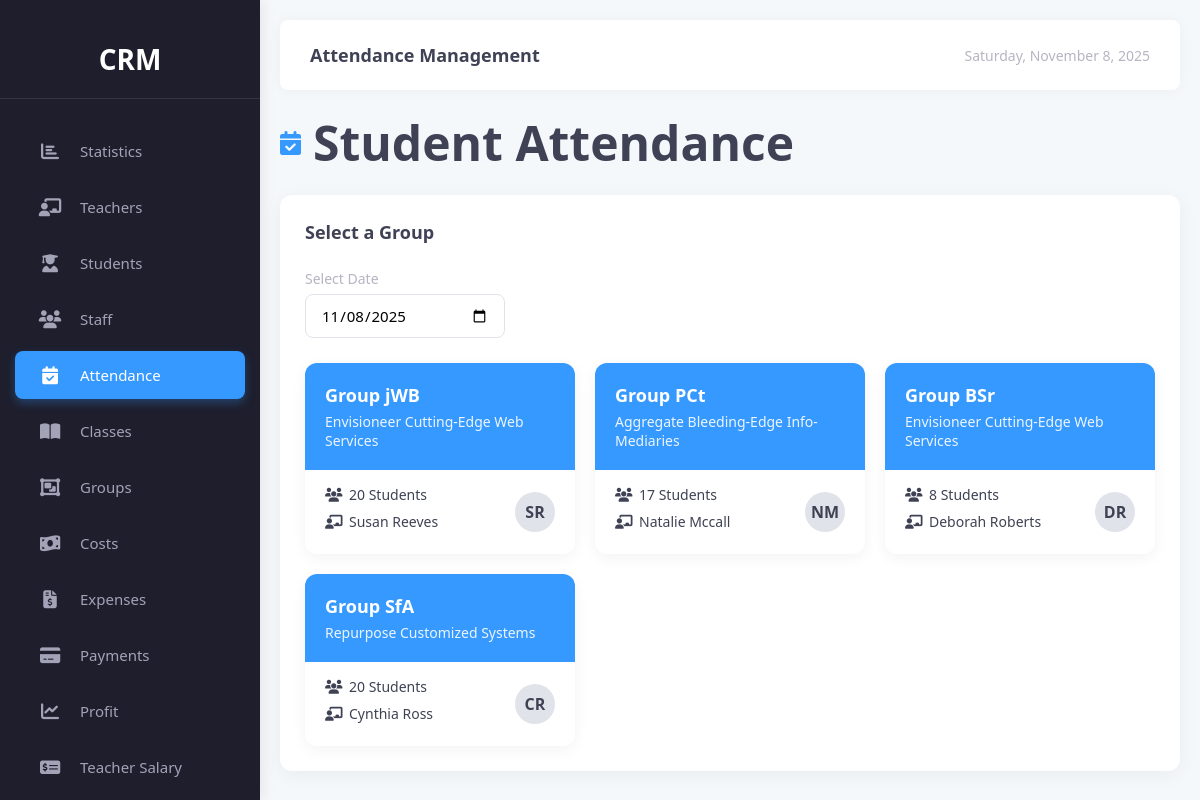
The page /attendance/ on the database its author committed.
### classes/models.py (models this page shows, shortened)
class Group(models.Model):
    STATUS_CHOICES = [
        (1, "Active"),
        (2, "Completed"),
        (3, "Closed"),
        (4, "On hold"),
    ]
    name = models.CharField(max_length=255)
    teacher = models.ForeignKey(Teacher, on_delete=models.PROTECT, null=True)
    student = models.ManyToManyField(Student, related_name="student_group")
    classes = models.ForeignKey(Class, on_delete=models.PROTECT, null=True)
    start_at = models.DateTimeField()
    end_at = models.DateTimeField()
    lesson_per_week = models.SmallIntegerField()
    status = models.SmallIntegerField(choices=STATUS_CHOICES)

class Class(models.Model):
    STATUS_CHOICES = [
        (1, "Active"),
        (2, "Inactive"),
    ]
    title = models.CharField(max_length=255)
    cost_per_month = models.BigIntegerField()
    duration_per_lesson = models.TimeField()
    length = models.CharField(max_length=150)
    description = models.TextField()
    status = models.SmallIntegerField(choices=STATUS_CHOICES, default=1)

### teacher/models.py (models this page shows, shortened)
class Teacher(models.Model):
    STATUS_CHOICES = [
        (1, "Working"),
        (2, "On holiday"),
        (3, "Fired"),
        (4, "Sick"),
        (5, "Not working"),
    ]
    first_name = models.CharField(max_length=150)
    last_name = models.CharField(max_length=150)
    age = models.SmallIntegerField()
    phone_number = models.CharField(max_length=150)
    email = models.EmailField()
    address = models.TextField()
    fixed_salary = models.BooleanField(default=True)
    salary = models.BigIntegerField()
    percentage = models.SmallIntegerField(default=0)
    status = models.SmallIntegerField(choices=STATUS_CHOICES, default=1)

### views/attendance/views.py (the view)
# urls.py: path('', views.attendance_view, name='attendance'),
def attendance_view(request):
    date_str = request.GET.get('date', timezone.now().strftime('%Y-%m-%d'))
    selected_date = datetime.strptime(date_str, '%Y-%m-%d').date()
    groups = Group.objects.filter(status=1).prefetch_related('student', 'classes', 'teacher')
    context = {
        'current_date': selected_date,
        'groups': groups,
        'date': date_str
    }
    return render(request, 'attendance.html', context)

### templates/attendance.html (shortened to what this page needs)
<!DOCTYPE html>
<html lang="en">
<head>
    <link rel="stylesheet" href="https://cdnjs.cloudflare.com/ajax/libs/font-awesome/6.4.0/css/all.min.css">
</head>
<body>
    <div class="sidebar">
        <div class="logo">
            <span>CRM</span>
        </div>
        <div class="nav-links">
            <a href="{% url 'statistic' %}" class="nav-item">
                <i class="fas fa-chart-bar"></i>
                <span class="nav-text">Statistics</span>
            </a>
            <a href="{% url 'teacher' %}" class="nav-item">
                <i class="fas fa-chalkboard-teacher"></i>
                <span class="nav-text">Teachers</span>
            </a>
            <a href="{% url 'students_list' %}" class="nav-item">
                <i class="fas fa-user-graduate"></i>
                <span class="nav-text">Students</span>
            </a>
            <a href="{% url 'staff_list' %}" class="nav-item">
                <i class="fas fa-users"></i>
                <span class="nav-text">Staff</span>
            </a>
            <a href="{% url 'attendance' %}" class="nav-item active">
                <i class="fas fa-calendar-check"></i>
                <span class="nav-text">Attendance</span>
            </a>
            <a href="{% url 'classes' %}" class="nav-item">
                <i class="fas fa-book-open"></i>
                <span class="nav-text">Classes</span>
            </a>
            <a href="{% url 'group_management' %}" class="nav-item">
                <i class="fas fa-object-group"></i>
                <span class="nav-text">Groups</span>
            </a>
            <a href="{% url 'costs_management' %}" class="nav-item">
                <i class="fas fa-money-bill-wave"></i>
                <span class="nav-text">Costs</span>
            </a>
            <a href="{% url 'expense_management' %}" class="nav-item">
                <i class="fas fa-file-invoice-dollar"></i>
                <span class="nav-text">Expenses</span>
            </a>
            <a href="{% url 'payment_management' %}" class="nav-item">
                <i class="fas fa-credit-card"></i>
                <span class="nav-text">Payments</span>
            </a>
            <a href="{% url 'profit_analysis' %}" class="nav-item">
                <i class="fas fa-chart-line"></i>
                <span class="nav-text">Profit</span>
            </a>
            <a href="{% url 'teacher_salary' %}" class="nav-item">
                <i class="fas fa-money-check-alt"></i>
                <span class="nav-text">Teacher Salary</span>
            </a>
        </div>
    </div>
    <div class="main-content">
        <div class="content-header">
            <div class="welcome-text">Attendance Management</div>
            <div class="date-display" id="currentDateDisplay">
                {% now "l, F j, Y" %}
            </div>
        </div>
        <div class="page-title">
            <i class="fas fa-calendar-check"></i>
            <h1>Student Attendance</h1>
        </div>
        <div class="attendance-container">
            <div class="card">
                <div class="card-header">
                    <div class="card-title" id="sectionTitle">
                        {% if current_group_id %}Group Attendance{% else %}Select a Group{% endif %}
                    </div>
                </div>
                <form method="post" action="{% if current_group_id %}{% url 'group_attendance' group_id=current_group_id date=date %}{% else %}{% url 'attendance' %}{% endif %}">
                    <div class="controls-container">
                        <div class="date-controls">
                            <div class="date-control">
                                <label for="datePicker">Select Date</label>
                                <input type="date" id="datePicker" name="date" value="{{ date }}">
                            </div>
                        </div>
                    </div>
                    <div id="groupsSection" {% if group %}style="display: none;"{% endif %}>
                        <div class="group-grid" id="groupsGrid">
                            {% for g in groups %}
                            <a href="{% url 'group_attendance' group_id=g.id date=date %}" class="group-card">
                                <div class="group-card-header">
                                    <div class="group-name">{{ g.name }}</div>
                                    <div class="group-subject">{{ g.classes.title }}</div>
                                </div>
                                <div class="group-card-body">
                                    <div class="group-stats">
                                        <div class="stat-item">
                                            <i class="fas fa-users"></i>
                                            <span>{{ g.student.count }} Students</span>
                                        </div>
                                        <div class="stat-item">
                                            <i class="fas fa-chalkboard-teacher"></i>
                                            <span>{{ g.teacher.first_name }} {{ g.teacher.last_name }}</span>
                                        </div>
                                    </div>
                                    <div class="group-teacher">
                                        <div class="teacher-avatar">
                                            {{ g.teacher.first_name|first }}{{ g.teacher.last_name|first }}
                                        </div>
                                    </div>
                                </div>
                            </a>
                            {% endfor %}
                        </div>
                    </div>
                </form>
            </div>
        </div>
    </div>
</body>
</html>

### templates/attendance.html (style rules this page uses)
* { margin: 0; padding: 0; box-sizing: border-box; font-family: 'Segoe UI', Tahoma, Geneva, Verdana, sans-serif; }
:root { --sidebar-width: 260px; --sidebar-bg: #1e1e2d; --sidebar-hover: #2a2a3c; --sidebar-active: #3699ff; --sidebar-text: #a2a3b7; --main-bg: #f5f8fa; --header-height: 70px; --transition: all 0.3s ease; --card-bg: #ffffff; --primary: #3699ff; --secondary: #8950fc; --success: #1bc5bd; --warning: #ffa800; --danger: #f64e60; --text-primary: #3f4254; --text-secondary: #b5b5c3; --present: #1bc5bd; --absent: #f64e60; --late: #ffa800; --excused: #8950fc; }
a { text-decoration: none; color: inherit; }
body { display: flex; background-color: var(--main-bg); height: 100vh; overflow: hidden; color: var(--text-primary); }
.sidebar { width: var(--sidebar-width); background: var(--sidebar-bg); height: 100vh; padding: 20px 0; transition: var(--transition); box-shadow: 0 0 15px rgba(0, 0, 0, 0.1); display: flex; flex-direction: column; z-index: 100; }
.logo { color: white; font-size: 28px; font-weight: 700; text-align: center; padding: 20px 0; margin-bottom: 20px; border-bottom: 1px solid rgba(255, 255, 255, 0.1); }
.nav-links { flex: 1; overflow-y: auto; padding: 0 15px; }
.nav-item { display: flex; align-items: center; padding: 14px 20px; margin: 8px 0; border-radius: 8px; color: var(--sidebar-text); text-decoration: none; transition: var(--transition); cursor: pointer; }
.nav-item.active { background: var(--sidebar-active); color: white; box-shadow: 0 4px 10px rgba(54, 153, 255, 0.3); }
.nav-item i { font-size: 18px; width: 30px; margin-right: 15px; text-align: center; }
.nav-text { font-size: 15px; font-weight: 500; }
.main-content { flex: 1; height: 100vh; overflow: auto; position: relative; padding: 20px; }
.content-header { height: var(--header-height); background: white; box-shadow: 0 1px 15px rgba(0, 0, 0, 0.04); padding: 0 30px; display: flex; align-items: center; justify-content: space-between; border-radius: 8px; margin-bottom: 20px; }
.welcome-text { font-size: 18px; color: var(--text-primary); font-weight: 600; }
.date-display { color: var(--text-secondary); font-size: 14px; }
.page-title { font-size: 24px; color: var(--text-primary); margin-bottom: 20px; display: flex; align-items: center; }
.page-title i { margin-right: 12px; color: var(--primary); }
.attendance-container { display: flex; flex-direction: column; gap: 20px; }
.card { background: var(--card-bg); border-radius: 12px; padding: 25px; box-shadow: 0 4px 20px rgba(0, 0, 0, 0.05); }
.card-header { display: flex; justify-content: space-between; align-items: center; margin-bottom: 25px; }
.card-title { font-size: 18px; font-weight: 600; color: var(--text-primary); }
.controls-container { display: flex; justify-content: space-between; margin-bottom: 25px; }
.date-controls { display: flex; align-items: center; gap: 15px; }
.date-control { display: flex; flex-direction: column; }
.date-control label { font-size: 14px; color: var(--text-secondary); margin-bottom: 6px; font-weight: 500; }
.date-control input { padding: 10px 15px; border: 1px solid #e1e3ea; border-radius: 8px; font-size: 15px; transition: var(--transition); width: 200px; }
.group-grid { display: grid; grid-template-columns: repeat(auto-fill, minmax(220px, 1fr)); gap: 20px; }
.group-card { background: white; border-radius: 12px; overflow: hidden; box-shadow: 0 4px 15px rgba(0, 0, 0, 0.05); transition: var(--transition); cursor: pointer; }
.group-card-header { padding: 20px; background: var(--primary); color: white; }
.group-name { font-size: 18px; font-weight: 600; margin-bottom: 5px; }
.group-subject { font-size: 14px; opacity: 0.9; }
.group-card-body { padding: 15px 20px; display: flex; justify-content: space-between; }
.group-stats { display: flex; flex-direction: column; }
.stat-item { display: flex; align-items: center; margin-bottom: 8px; font-size: 14px; }
.stat-item i { margin-right: 8px; width: 16px; text-align: center; }
.group-teacher { display: flex; align-items: center; justify-content: center; }
.teacher-avatar { width: 40px; height: 40px; border-radius: 50%; background: #e1e3ea; display: flex; align-items: center; justify-content: center; font-weight: 600; color: var(--text-primary); }

### rows shown on the page
Group: name "Group jWB", classes "Envisioneer Cutting-Edge Web Services", student.count "20", teacher.first_name "Susan", teacher.last_name "Reeves", teacher.first_name|first "S", teacher.last_name|first "R"
Group: name "Group PCt", classes "Aggregate Bleeding-Edge Info-Mediaries", student.count "17", teacher.first_name "Natalie", teacher.last_name "Mccall", teacher.first_name|first "N", teacher.last_name|first "M"
Group: name "Group BSr", classes "Envisioneer Cutting-Edge Web Services", student.count "8", teacher.first_name "Deborah", teacher.last_name "Roberts", teacher.first_name|first "D", teacher.last_name|first "R"
Group: name "Group SfA", classes "Repurpose Customized Systems", student.count "20", teacher.first_name "Cynthia", teacher.last_name "Ross", teacher.first_name|first "C", teacher.last_name|first "R"
